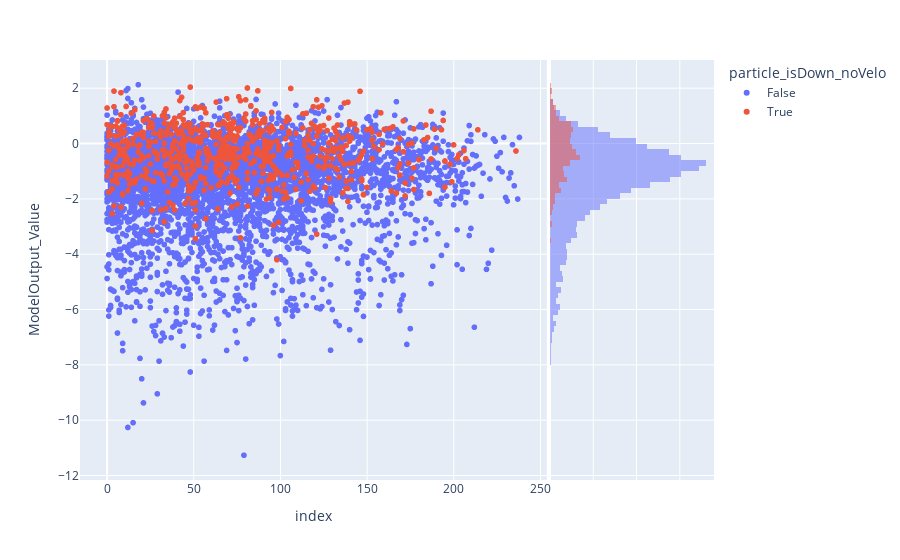

The cell this chart's notebook holds for it:
### Code cell
#Checking the distribution of datapoints with respect to the class it belongs to, histogram on the right shows the 
# over all distribution
px.scatter(data,y='ModelOutput_Value',color='particle_isDown_noVelo',marginal_y='histogram')

### Figure 1 — Plotly figure (JSON) as saved in the notebook; plotly's stock layout.template omitted (floating-point values rounded to 4 significant figures; data arrays with more than 128 entries replaced by an {"elided": "..."} marker saying what was removed)
{"data": [{"hovertemplate": "particle_isDown_noVelo=False<br>index=%{x}<br>ModelOutput_Value=%{y}<extra></extra>", "legendgroup": "False", "marker": {"color": "#636efa", "symbol": "circle"}, "mode": "markers", "name": "False", "showlegend": true, "type": "scattergl", "x": {"elided": "4315 int values"}, "xaxis": "x", "y": {"elided": "4315 float values"}, "yaxis": "y"}, {"alignmentgroup": "True", "bingroup": "y", "hovertemplate": "particle_isDown_noVelo=False<br>ModelOutput_Value=%{y}<br>count=%{x}<extra></extra>", "legendgroup": "False", "marker": {"color": "#636efa"}, "name": "False", "offsetgroup": "False", "opacity": 0.5, "showlegend": false, "type": "histogram", "xaxis": "x2", "y": {"elided": "4315 float values"}, "yaxis": "y2"}, {"hovertemplate": "particle_isDown_noVelo=True<br>index=%{x}<br>ModelOutput_Value=%{y}<extra></extra>", "legendgroup": "True", "marker": {"color": "#EF553B", "symbol": "circle"}, "mode": "markers", "name": "True", "showlegend": true, "type": "scattergl", "x": {"elided": "685 int values"}, "xaxis": "x", "y": {"elided": "685 float values"}, "yaxis": "y"}, {"alignmentgroup": "True", "bingroup": "y", "hovertemplate": "particle_isDown_noVelo=True<br>ModelOutput_Value=%{y}<br>count=%{x}<extra></extra>", "legendgroup": "True", "marker": {"color": "#EF553B"}, "name": "True", "offsetgroup": "True", "opacity": 0.5, "showlegend": false, "type": "histogram", "xaxis": "x2", "y": {"elided": "685 float values"}, "yaxis": "y2"}], "layout": {"barmode": "overlay", "legend": {"title": {"text": "particle_isDown_noVelo"}, "tracegroupgap": 0}, "margin": {"t": 60}, "xaxis": {"anchor": "y", "domain": [0, 0.7363], "title": {"text": "index"}}, "xaxis2": {"anchor": "y2", "domain": [0.7413, 1], "matches": "x2", "showgrid": true, "showline": false, "showticklabels": false, "ticks": ""}, "yaxis": {"anchor": "x", "domain": [0, 1], "title": {"text": "ModelOutput_Value"}}, "yaxis2": {"anchor": "x2", "domain": [0, 1], "matches": "y", "showgrid": true, "showticklabels": false}}}
